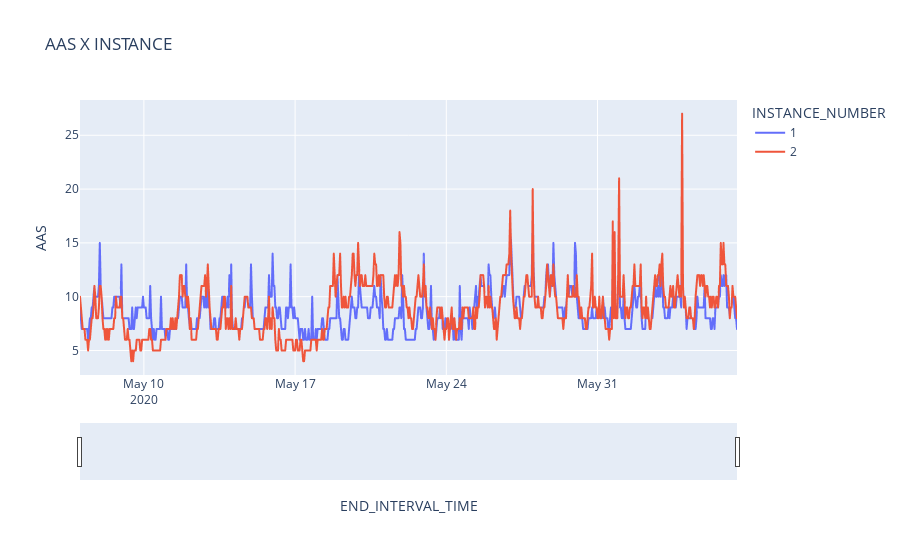

Notebook code for this chart:
### Markdown cell above
## Average Active Session Per Instance (40 CPUs)

### Code cell
import pandas as pd
import plotly.express as px
df = pd.read_csv('https://raw.githubusercontent.com/unpetee/getocidisks/master/m2mass_dbtime.csv')
df['END_INTERVAL_TIME']= pd.to_datetime(df['END_INTERVAL_TIME'],format="%d/%m/%Y %H:%M")
fig = px.line(df, x = 'END_INTERVAL_TIME', y = 'AAS',color='INSTANCE_NUMBER', title='AAS X INSTANCE')
fig.update_xaxes(rangeslider_visible=True)
fig.show()

### Figure 1 — Plotly figure (JSON) as saved in the notebook; plotly's stock layout.template omitted (floating-point values rounded to 4 significant figures; data arrays with more than 128 entries replaced by an {"elided": "..."} marker saying what was removed)
{"data": [{"hovertemplate": "INSTANCE_NUMBER=1<br>END_INTERVAL_TIME=%{x}<br>AAS=%{y}<extra></extra>", "legendgroup": "1", "line": {"color": "#636efa", "dash": "solid"}, "mode": "lines", "name": "1", "showlegend": true, "type": "scattergl", "visible": true, "x": {"elided": "731 str values"}, "xaxis": "x", "y": {"elided": "731 int values"}, "yaxis": "y"}, {"hovertemplate": "INSTANCE_NUMBER=2<br>END_INTERVAL_TIME=%{x}<br>AAS=%{y}<extra></extra>", "legendgroup": "2", "line": {"color": "#EF553B", "dash": "solid"}, "mode": "lines", "name": "2", "showlegend": true, "type": "scattergl", "visible": true, "x": {"elided": "731 str values"}, "xaxis": "x", "y": {"elided": "731 int values"}, "yaxis": "y"}], "layout": {"autosize": true, "legend": {"title": {"text": "INSTANCE_NUMBER"}, "tracegroupgap": 0}, "title": {"text": "AAS X INSTANCE"}, "xaxis": {"anchor": "y", "autorange": true, "domain": [0, 1], "range": ["2020-05-07 01:00", "2020-06-06 11:00"], "rangeslider": {"autorange": true, "range": ["2020-05-07 01:00", "2020-06-06 11:00"], "visible": true, "yaxis": {"_template": null, "rangemode": "match"}}, "showspikes": false, "title": {"text": "END_INTERVAL_TIME"}, "type": "date"}, "yaxis": {"anchor": "x", "autorange": true, "domain": [0, 1], "range": [2.722, 28.28], "title": {"text": "AAS"}, "type": "linear"}}}
